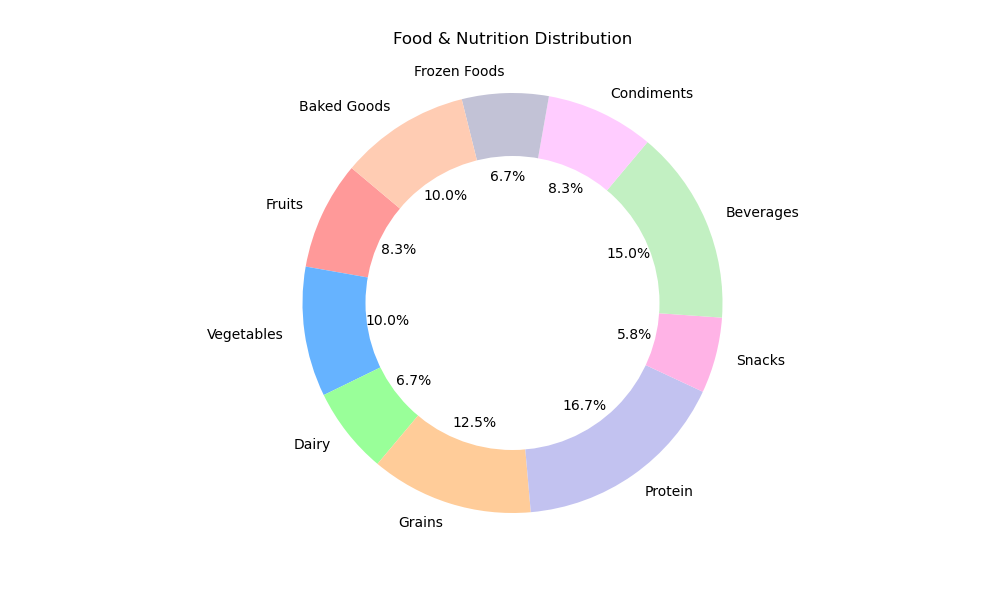

This figure's Python source:

import matplotlib.pyplot as plt

# Data to plot
labels = ['Fruits', 'Vegetables', 'Dairy', 'Grains', 'Protein', 'Snacks', 'Beverages', 'Condiments', 'Frozen Foods', 'Baked Goods']
sizes = [10, 12, 8, 15, 20, 7, 18, 10, 8, 12]
colors = ['#ff9999','#66b3ff','#99ff99','#ffcc99','#c2c2f0','#ffb3e6','#c2f0c2','#ffccff','#c2c2d6','#ffccb3']

# Plot
fig1, ax1 = plt.subplots(figsize=(10, 6))
ax1.pie(sizes, labels=labels, colors=colors, autopct='%1.1f%%', startangle=140)

# Draw circle for donut chart
centre_circle = plt.Circle((0,0),0.70,fc='white')
fig = plt.gcf()
fig.gca().add_artist(centre_circle)

# Equal aspect ratio ensures that pie is drawn as a circle
ax1.axis('equal')

plt.title('Food & Nutrition Distribution', pad=20)
plt.show()
